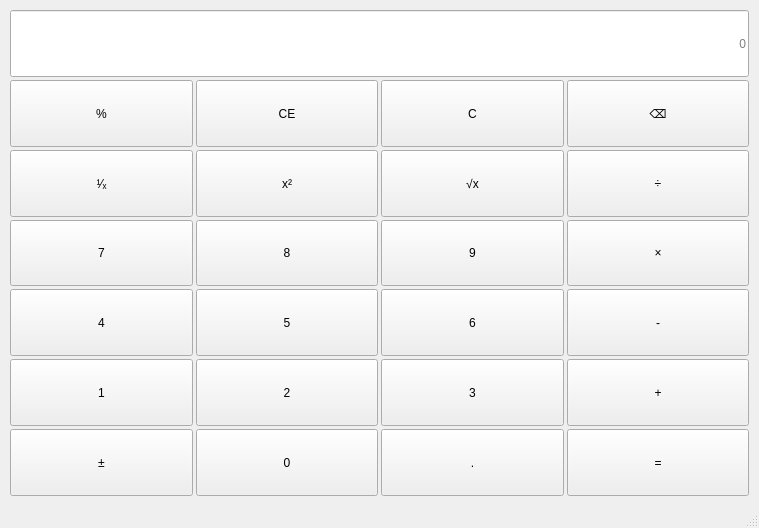
<?xml version="1.0" encoding="UTF-8"?>
<ui version="4.0">
 <class>MainWindow</class>
 <widget class="QMainWindow" name="MainWindow">
  <property name="geometry">
   <rect>
    <x>0</x>
    <y>0</y>
    <width>759</width>
    <height>528</height>
   </rect>
  </property>
  <property name="windowTitle">
   <string>MainWindow</string>
  </property>
  <widget class="QWidget" name="centralwidget">
   <property name="sizePolicy">
    <sizepolicy hsizetype="Preferred" vsizetype="Preferred">
     <horstretch>0</horstretch>
     <verstretch>0</verstretch>
    </sizepolicy>
   </property>
   <layout class="QHBoxLayout" name="horizontalLayout">
    <item>
     <layout class="QGridLayout" name="gridLayout">
      <property name="leftMargin">
       <number>1</number>
      </property>
      <property name="topMargin">
       <number>1</number>
      </property>
      <property name="rightMargin">
       <number>1</number>
      </property>
      <property name="bottomMargin">
       <number>1</number>
      </property>
      <property name="spacing">
       <number>3</number>
      </property>
      <item row="7" column="2">
       <widget class="QPushButton" name="btn_dot">
        <property name="sizePolicy">
         <sizepolicy hsizetype="Minimum" vsizetype="Minimum">
          <horstretch>0</horstretch>
          <verstretch>0</verstretch>
         </sizepolicy>
        </property>
        <property name="text">
         <string>.</string>
        </property>
       </widget>
      </item>
      <item row="6" column="0">
       <widget class="QPushButton" name="btnNum1">
        <property name="sizePolicy">
         <sizepolicy hsizetype="Minimum" vsizetype="Minimum">
          <horstretch>0</horstretch>
          <verstretch>0</verstretch>
         </sizepolicy>
        </property>
        <property name="text">
         <string>1</string>
        </property>
       </widget>
      </item>
      <item row="5" column="3">
       <widget class="QPushButton" name="btn_sub">
        <property name="sizePolicy">
         <sizepolicy hsizetype="Minimum" vsizetype="Minimum">
          <horstretch>0</horstretch>
          <verstretch>0</verstretch>
         </sizepolicy>
        </property>
        <property name="text">
         <string>-</string>
        </property>
       </widget>
      </item>
      <item row="5" column="0">
       <widget class="QPushButton" name="btnNum4">
        <property name="sizePolicy">
         <sizepolicy hsizetype="Minimum" vsizetype="Minimum">
          <horstretch>0</horstretch>
          <verstretch>0</verstretch>
         </sizepolicy>
        </property>
        <property name="text">
         <string>4</string>
        </property>
       </widget>
      </item>
      <item row="7" column="0">
       <widget class="QPushButton" name="btn_sign">
        <property name="sizePolicy">
         <sizepolicy hsizetype="Minimum" vsizetype="Minimum">
          <horstretch>0</horstretch>
          <verstretch>0</verstretch>
         </sizepolicy>
        </property>
        <property name="text">
         <string>±</string>
        </property>
       </widget>
      </item>
      <item row="3" column="3">
       <widget class="QPushButton" name="btn_div">
        <property name="sizePolicy">
         <sizepolicy hsizetype="Minimum" vsizetype="Minimum">
          <horstretch>0</horstretch>
          <verstretch>0</verstretch>
         </sizepolicy>
        </property>
        <property name="text">
         <string>÷</string>
        </property>
       </widget>
      </item>
      <item row="6" column="1">
       <widget class="QPushButton" name="btnNum2">
        <property name="sizePolicy">
         <sizepolicy hsizetype="Minimum" vsizetype="Minimum">
          <horstretch>0</horstretch>
          <verstretch>0</verstretch>
         </sizepolicy>
        </property>
        <property name="text">
         <string>2</string>
        </property>
       </widget>
      </item>
      <item row="1" column="1">
       <widget class="QPushButton" name="btn_ce">
        <property name="sizePolicy">
         <sizepolicy hsizetype="Minimum" vsizetype="Minimum">
          <horstretch>0</horstretch>
          <verstretch>0</verstretch>
         </sizepolicy>
        </property>
        <property name="text">
         <string>CE</string>
        </property>
       </widget>
      </item>
      <item row="3" column="0">
       <widget class="QPushButton" name="btn_reciprocal">
        <property name="sizePolicy">
         <sizepolicy hsizetype="Minimum" vsizetype="Minimum">
          <horstretch>0</horstretch>
          <verstretch>0</verstretch>
         </sizepolicy>
        </property>
        <property name="text">
         <string>¹⁄ₓ</string>
        </property>
       </widget>
      </item>
      <item row="3" column="2">
       <widget class="QPushButton" name="btn_sqrt">
        <property name="sizePolicy">
         <sizepolicy hsizetype="Minimum" vsizetype="Minimum">
          <horstretch>0</horstretch>
          <verstretch>0</verstretch>
         </sizepolicy>
        </property>
        <property name="text">
         <string>√x</string>
        </property>
       </widget>
      </item>
      <item row="1" column="3">
       <widget class="QPushButton" name="btn_backspace">
        <property name="sizePolicy">
         <sizepolicy hsizetype="Minimum" vsizetype="Minimum">
          <horstretch>0</horstretch>
          <verstretch>0</verstretch>
         </sizepolicy>
        </property>
        <property name="text">
         <string>⌫</string>
        </property>
       </widget>
      </item>
      <item row="7" column="3">
       <widget class="QPushButton" name="btn_equal">
        <property name="sizePolicy">
         <sizepolicy hsizetype="Minimum" vsizetype="Minimum">
          <horstretch>0</horstretch>
          <verstretch>0</verstretch>
         </sizepolicy>
        </property>
        <property name="text">
         <string>=</string>
        </property>
       </widget>
      </item>
      <item row="5" column="2">
       <widget class="QPushButton" name="btnNum6">
        <property name="sizePolicy">
         <sizepolicy hsizetype="Minimum" vsizetype="Minimum">
          <horstretch>0</horstretch>
          <verstretch>0</verstretch>
         </sizepolicy>
        </property>
        <property name="text">
         <string>6</string>
        </property>
       </widget>
      </item>
      <item row="0" column="0" colspan="4">
       <widget class="QLineEdit" name="display">
        <property name="sizePolicy">
         <sizepolicy hsizetype="Expanding" vsizetype="Preferred">
          <horstretch>0</horstretch>
          <verstretch>0</verstretch>
         </sizepolicy>
        </property>
        <property name="alignment">
         <set>Qt::AlignRight|Qt::AlignTrailing|Qt::AlignVCenter</set>
        </property>
        <property name="placeholderText">
         <string>0</string>
        </property>
       </widget>
      </item>
      <item row="4" column="3">
       <widget class="QPushButton" name="btn_mul">
        <property name="sizePolicy">
         <sizepolicy hsizetype="Minimum" vsizetype="Minimum">
          <horstretch>0</horstretch>
          <verstretch>0</verstretch>
         </sizepolicy>
        </property>
        <property name="text">
         <string>×</string>
        </property>
       </widget>
      </item>
      <item row="4" column="1">
       <widget class="QPushButton" name="btnNum8">
        <property name="sizePolicy">
         <sizepolicy hsizetype="Minimum" vsizetype="Minimum">
          <horstretch>0</horstretch>
          <verstretch>0</verstretch>
         </sizepolicy>
        </property>
        <property name="text">
         <string>8</string>
        </property>
       </widget>
      </item>
      <item row="1" column="0">
       <widget class="QPushButton" name="btn_percent">
        <property name="sizePolicy">
         <sizepolicy hsizetype="Minimum" vsizetype="Minimum">
          <horstretch>0</horstretch>
          <verstretch>0</verstretch>
         </sizepolicy>
        </property>
        <property name="text">
         <string>%</string>
        </property>
       </widget>
      </item>
      <item row="6" column="2">
       <widget class="QPushButton" name="btnNum3">
        <property name="sizePolicy">
         <sizepolicy hsizetype="Minimum" vsizetype="Minimum">
          <horstretch>0</horstretch>
          <verstretch>0</verstretch>
         </sizepolicy>
        </property>
        <property name="text">
         <string>3</string>
        </property>
       </widget>
      </item>
      <item row="4" column="0">
       <widget class="QPushButton" name="btnNum7">
        <property name="sizePolicy">
         <sizepolicy hsizetype="Minimum" vsizetype="Minimum">
          <horstretch>0</horstretch>
          <verstretch>0</verstretch>
         </sizepolicy>
        </property>
        <property name="text">
         <string>7</string>
        </property>
       </widget>
      </item>
      <item row="3" column="1">
       <widget class="QPushButton" name="btn_square">
        <property name="sizePolicy">
         <sizepolicy hsizetype="Minimum" vsizetype="Minimum">
          <horstretch>0</horstretch>
          <verstretch>0</verstretch>
         </sizepolicy>
        </property>
        <property name="text">
         <string>x²</string>
        </property>
       </widget>
      </item>
      <item row="5" column="1">
       <widget class="QPushButton" name="btnNum5">
        <property name="sizePolicy">
         <sizepolicy hsizetype="Minimum" vsizetype="Minimum">
          <horstretch>0</horstretch>
          <verstretch>0</verstretch>
         </sizepolicy>
        </property>
        <property name="text">
         <string>5</string>
        </property>
       </widget>
      </item>
      <item row="1" column="2">
       <widget class="QPushButton" name="btn_c">
        <property name="sizePolicy">
         <sizepolicy hsizetype="Minimum" vsizetype="Minimum">
          <horstretch>0</horstretch>
          <verstretch>0</verstretch>
         </sizepolicy>
        </property>
        <property name="text">
         <string>C</string>
        </property>
       </widget>
      </item>
      <item row="4" column="2">
       <widget class="QPushButton" name="btnNum9">
        <property name="sizePolicy">
         <sizepolicy hsizetype="Minimum" vsizetype="Minimum">
          <horstretch>0</horstretch>
          <verstretch>0</verstretch>
         </sizepolicy>
        </property>
        <property name="text">
         <string>9</string>
        </property>
       </widget>
      </item>
      <item row="7" column="1">
       <widget class="QPushButton" name="btnNum0">
        <property name="sizePolicy">
         <sizepolicy hsizetype="Minimum" vsizetype="Minimum">
          <horstretch>0</horstretch>
          <verstretch>0</verstretch>
         </sizepolicy>
        </property>
        <property name="text">
         <string>0</string>
        </property>
       </widget>
      </item>
      <item row="6" column="3">
       <widget class="QPushButton" name="btn_add">
        <property name="sizePolicy">
         <sizepolicy hsizetype="Minimum" vsizetype="Minimum">
          <horstretch>0</horstretch>
          <verstretch>0</verstretch>
         </sizepolicy>
        </property>
        <property name="text">
         <string>+</string>
        </property>
       </widget>
      </item>
     </layout>
    </item>
   </layout>
  </widget>
  <widget class="QMenuBar" name="menubar">
   <property name="geometry">
    <rect>
     <x>0</x>
     <y>0</y>
     <width>759</width>
     <height>23</height>
    </rect>
   </property>
  </widget>
  <widget class="QStatusBar" name="statusbar"/>
 </widget>
 <resources/>
 <connections/>
</ui>
